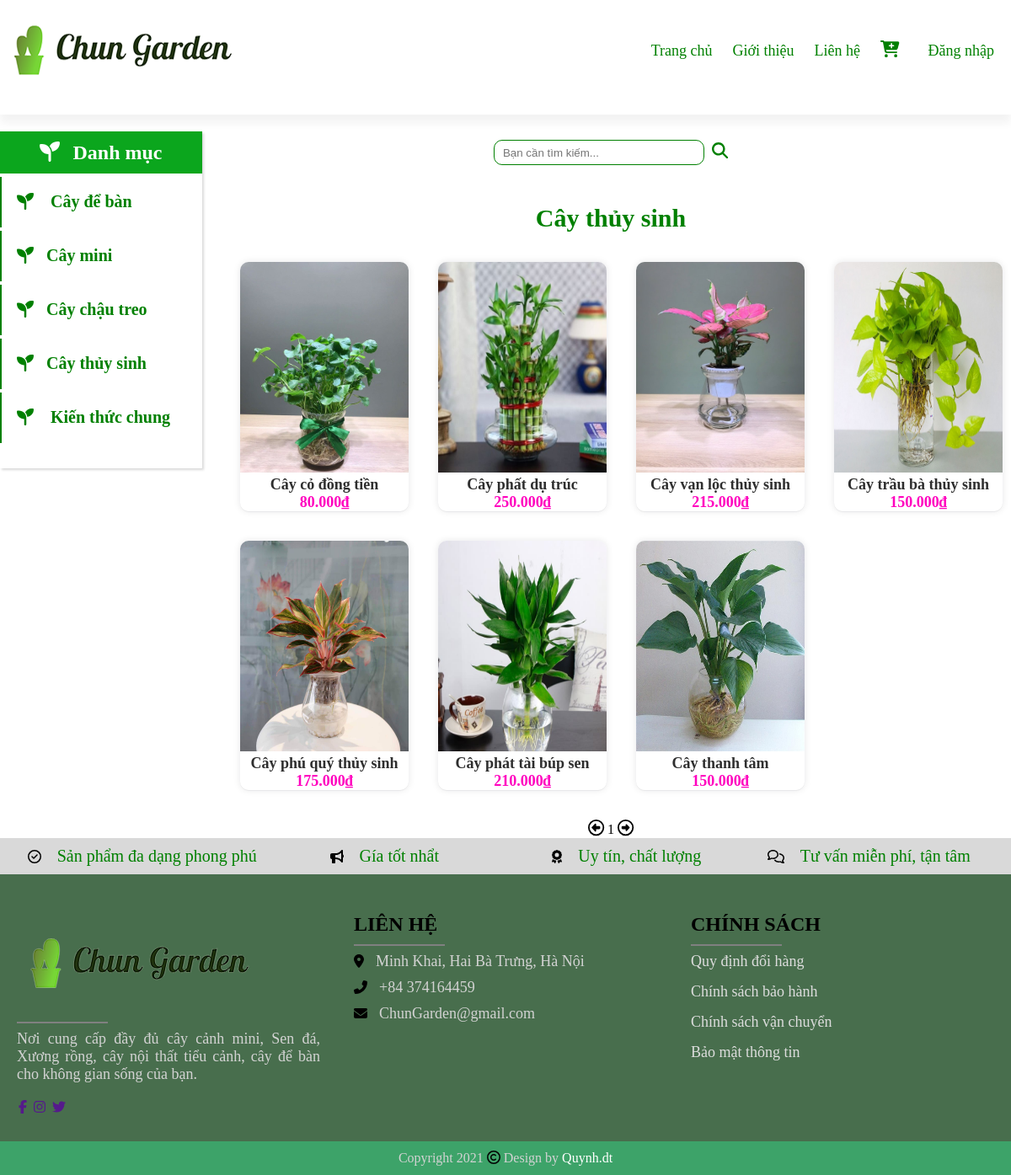
/customer/modules/product/list_Caythuysinh.php, run on the app's committed database.
### tables this page shows
CREATE TABLE `product` (
  `id_Product` int(11) NOT NULL,
  `Name` varchar(50) NOT NULL,
  `Price` float NOT NULL,
  `image` varchar(255) NOT NULL,
  `Description` text NOT NULL,
  `Status` tinyint(1) NOT NULL,
  `id_Categorize` int(11) NOT NULL,
  `view` bigint(20) NOT NULL
);

### customer/modules/product/list_Caythuysinh.php (the view, shortened to what this page needs)
<?php
require_once ('layout/headerCus.php');
?>
<?php
$sql="SELECT id_Product, Name,Price,image FROM Product WHERE id_Categorize=6 ";
$kw="";
$limit =12;
if(isset($_GET['page'])){
	$page = $_GET['page'];
}
else{
	$page = 1;
}
$offset=($page-1)*$limit;
$sql=$sql."LIMIT $offset,$limit ";
$result=mysqli_query($conn,$sql);
?>
	<div class="search">
		<form class="content_search">
			<input type="text" name="kw" placeholder="Bạn cần tìm kiếm...">
			<button type="submit" ><i class="fas fa-search"></i></button>
			</form>
	</div>
	<div class="box"><h2>Cây thủy sinh</h2>
		<table>
			<?php
				$total=mysqli_num_rows($result);
				$count=0;
				$n=4;
				while($count != $total){
					echo "<tr>";
						while ($row=mysqli_fetch_assoc($result)) {
							$count++;
							$id=$row['id_Product'];
							echo "<td class='item'>";
								echo "<a href='index.php?module=product&action=view&id=$id'>";
									$url=$row['image'];
									echo "<img src='$url' width='200px'>";
									echo "<br><b>".$row['Name']."</b><br>";
									$price =$row['Price'];
									$pricer=number_format("$price",0,",",".");
                  					echo "<b class='gia'>".$pricer."₫</b>";
								echo "</a>";
							echo "</td>";
							if($count %$n==0) break;
						}
					echo "</tr>";
				}
			?>
		</table>
	</div>
	<div class="pagination">
	<a href="index.php?module=product&action=list_Caymini<?php if(!empty($kw)) echo "&kw=$kw"; echo "&page=".($page-1);?>"><i class="far fa-arrow-alt-circle-left"></i></a>
	<span><?php echo $page;?></span>
	<a href="index.php?module=product&action=list_Caymini<?php if(!empty($kw)) echo "&kw=$kw"; echo "&page=".($page+1);?>"><i class="far fa-arrow-alt-circle-right"></i></a>
	</div>
<?php
require_once ('layout/footerCus.php');
?>

### customer/layout/style.css (style rules this page uses)
* { padding: 0; margin: auto; box-sizing:border-box; border-collapse: collapse; }
.content_search input { width: 250px; height: 30px; border:1px solid green; border-radius: 10px; outline: none; padding-left: 10px; }
.content_search button { margin-left: 5px; color: green; border: none; font-size: larger; background: white; }
.search { margin-top: 30px; }
.box { border-top: 1px solid rgba(255,255,255,0.2); box-shadow: 0px -10px 20px -5px rgba(0,0,0,0.1); clear: both; margin-top: 30px; text-align: center; }
.box h2 { margin-top: 15px; color: green; font-size: 30px; font-weight: 600; }
.box a { text-decoration-line: none; }
.box table { border-collapse: separate; border-spacing: 35px; }
.box table .item { text-align: center; box-shadow: rgba(17, 17, 26, 0.05) 0px 1px 0px, rgba(17, 17, 26, 0.1) 0px 0px 8px; border-radius: 10px; object-fit: cover; overflow: hidden; }
.item img { height: 250px; width: 200px; margin-top: 0; }
.box table td { width: 200px; height: 296px; }
.item { position: relative; }
.item b { font-size: 18px; text-align: center; color: #2E2E2E; }
.item .gia { color: #FF00BF; text-align: center; }
.pagination a { color: black; font-size: larger; }

### customer/modules/product/list_Caythuysinh.php (style rules this page uses)
.box { box-shadow: none; }

### data on the page
product: image (picture), Name "Cây cỏ đồng tiền", Price "80.000"
product: image (picture), Name "Cây phất dụ trúc", Price "250.000"
product: image (picture), Name "Cây vạn lộc thủy sinh", Price "215.000"
product: image (picture), Name "Cây trầu bà thủy sinh", Price "150.000"
product: image (picture), Name "Cây phú quý thủy sinh", Price "175.000"
product: image (picture), Name "Cây phát tài búp sen", Price "210.000"
product: image (picture), Name "Cây thanh tâm", Price "150.000"

### other printed values
$page "1"
